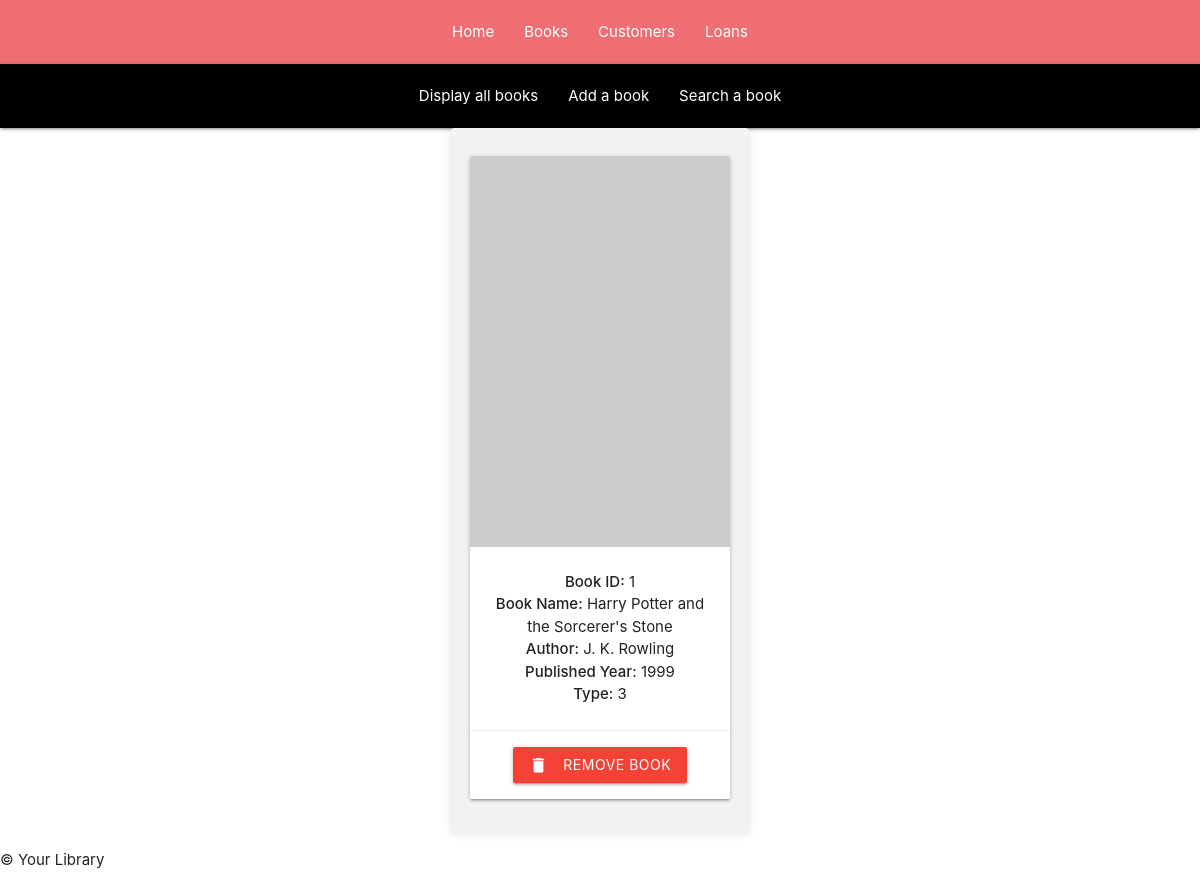
Before: /books with the older database file.
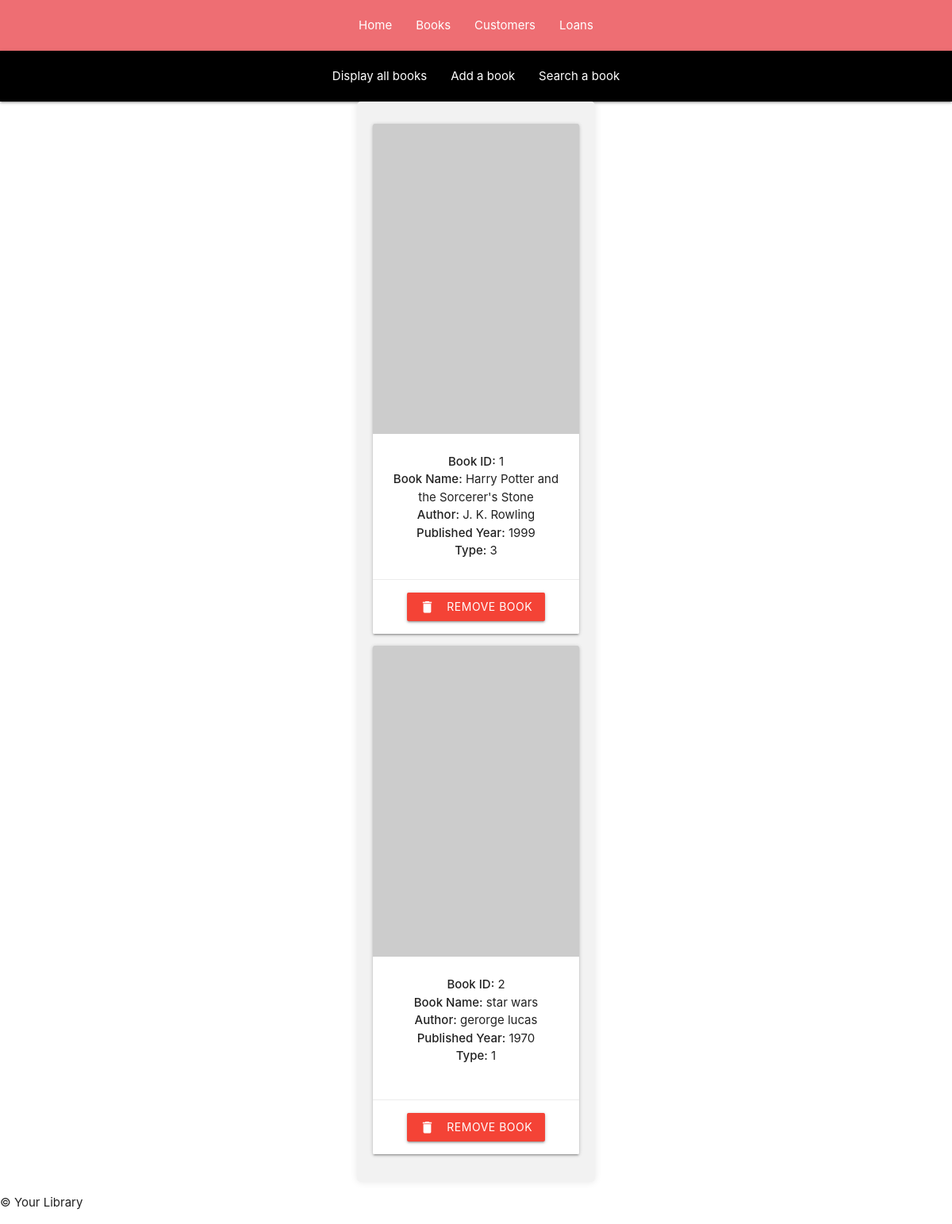
After: the same page with the newer database file.
### tables this page shows
CREATE TABLE books (
                id INTEGER PRIMARY KEY UNIQUE,
                title TEXT NOT NULL,
                author TEXT NOT NULL,
                year INTEGER NOT NULL,
                type TEXT NOT NULL
            );

### app.py (the view)
@app.route('/books', methods=['GET'])
def displayBooks():
    all_books = book_instance.DisplayAllBooks()
    return render_template("displaybooks.html", books=all_books)

### tools/books.py (called while the page is built)
    def DisplayAllBooks(self):
        self.cursor.execute('''SELECT * FROM books''')
        all_books = self.cursor.fetchall()
        return all_books

### templates/displaybooks.html (shortened to what this page needs)
{% extends "index.html" %} {% block title %}Library - Display Books{% endblock%}
{% block content %}
<nav class="nav-wrapper" style="background-color: black">
  <ul id="nav-mobile" class="centered-nav">
    <li><a href="/books">Display all books</a></li>
    <li><a href="/books/addbook">Add a book</a></li>
    <li><a href="/books/bookfinder">Search a book</a></li>
  </ul>
</nav>
<div>
  <div class="container">
    {% for book in books %}
    <div class="col s2 m2">
      <div class="card custom-card">
        <div class="card-image">
          <img
            class="book-image"
            src="https://picsum.photos/200/30{{book[0]% 10}}"
          />
        </div>
        <div class="card-content">
          <p><strong>Book ID:</strong> {{ book[0] }}</p>
          <p><strong>Book Name:</strong> {{ book[1] }}</p>
          <p><strong>Author:</strong> {{ book[2] }}</p>
          <p><strong>Published Year:</strong> {{ book[3] }}</p>
          <p><strong>Type:</strong> {{ book[4] }}</p>
        </div>
        <div class="card-action">
          <form method="POST" action="/books/removebook">
            <button type="submit" class="btn red waves-effect waves-light">
              <i class="material-icons left">delete</i> Remove Book
            </button>
          </form>
        </div>
      </div>
    </div>
    {% endfor %}
  </div>
</div>
{% block inner_content %}{% endblock %} {% endblock %}

Changed rows visible on the page:
added books: id "2", title "star wars", author "gerorge lucas", year "1970", type "1"
